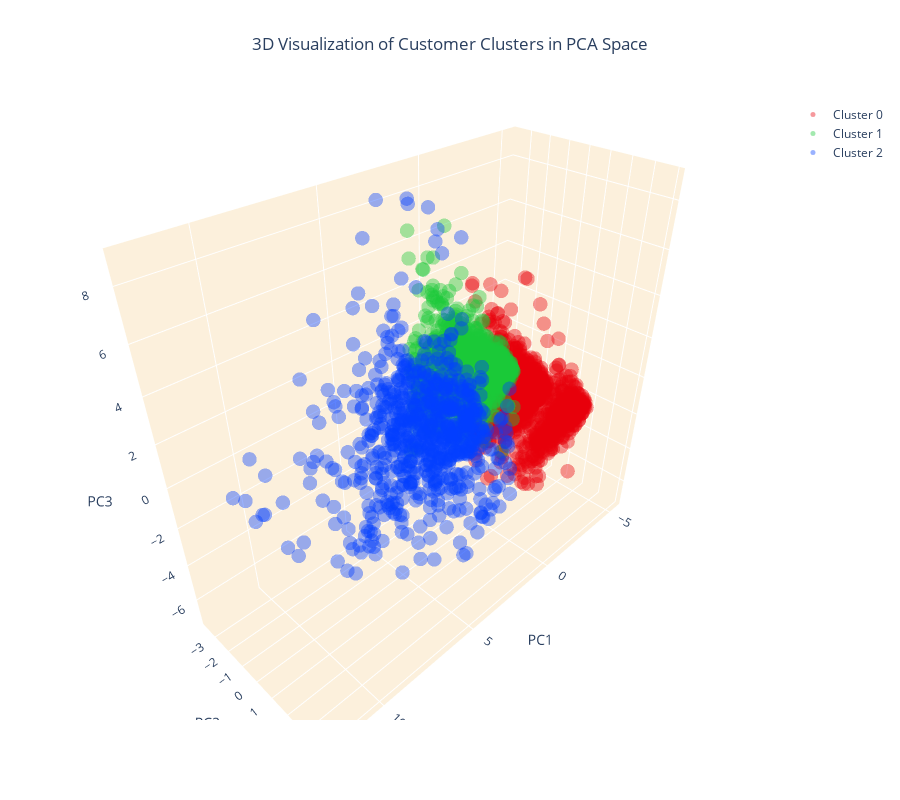

Notebook cell for this chart:
### Code cell
# Create separate data frames for each cluster
cluster_0 = customer_data_pca[customer_data_pca['cluster'] == 0]
cluster_1 = customer_data_pca[customer_data_pca['cluster'] == 1]
cluster_2 = customer_data_pca[customer_data_pca['cluster'] == 2]

# Create a 3D scatter plot
fig = go.Figure()

# Add data points for each cluster separately and specify the color
fig.add_trace(go.Scatter3d(x=cluster_0['PC1'], y=cluster_0['PC2'], z=cluster_0['PC3'], 
                           mode='markers', marker=dict(color=colors[0], size=5, opacity=0.4), name='Cluster 0'))
fig.add_trace(go.Scatter3d(x=cluster_1['PC1'], y=cluster_1['PC2'], z=cluster_1['PC3'], 
                           mode='markers', marker=dict(color=colors[1], size=5, opacity=0.4), name='Cluster 1'))
fig.add_trace(go.Scatter3d(x=cluster_2['PC1'], y=cluster_2['PC2'], z=cluster_2['PC3'], 
                           mode='markers', marker=dict(color=colors[2], size=5, opacity=0.4), name='Cluster 2'))

# Set the title and layout details
fig.update_layout(
    title=dict(text='3D Visualization of Customer Clusters in PCA Space', x=0.5),
    scene=dict(
        xaxis=dict(backgroundcolor="#fcf0dc", gridcolor='white', title='PC1'),
        yaxis=dict(backgroundcolor="#fcf0dc", gridcolor='white', title='PC2'),
        zaxis=dict(backgroundcolor="#fcf0dc", gridcolor='white', title='PC3'),
    ),
    width=900,
    height=800
)

# Show the plot
fig.show()

### Figure 1 — Plotly figure (JSON) as saved in the notebook; plotly's stock layout.template omitted (floating-point values rounded to 4 significant figures; data arrays with more than 128 entries replaced by an {"elided": "..."} marker saying what was removed)
{"data": [{"marker": {"color": "#e8000b", "opacity": 0.4, "size": 5}, "mode": "markers", "name": "Cluster 0", "type": "scatter3d", "x": {"elided": "1656 float values"}, "y": {"elided": "1656 float values"}, "z": {"elided": "1656 float values"}}, {"marker": {"color": "#1ac938", "opacity": 0.4, "size": 5}, "mode": "markers", "name": "Cluster 1", "type": "scatter3d", "x": {"elided": "1677 float values"}, "y": {"elided": "1677 float values"}, "z": {"elided": "1677 float values"}}, {"marker": {"color": "#023eff", "opacity": 0.4, "size": 5}, "mode": "markers", "name": "Cluster 2", "type": "scatter3d", "x": {"elided": "734 float values"}, "y": {"elided": "734 float values"}, "z": {"elided": "734 float values"}}], "layout": {"height": 800, "scene": {"xaxis": {"backgroundcolor": "#fcf0dc", "gridcolor": "white", "title": {"text": "PC1"}}, "yaxis": {"backgroundcolor": "#fcf0dc", "gridcolor": "white", "title": {"text": "PC2"}}, "zaxis": {"backgroundcolor": "#fcf0dc", "gridcolor": "white", "title": {"text": "PC3"}}}, "title": {"text": "3D Visualization of Customer Clusters in PCA Space", "x": 0.5}, "width": 900}}
